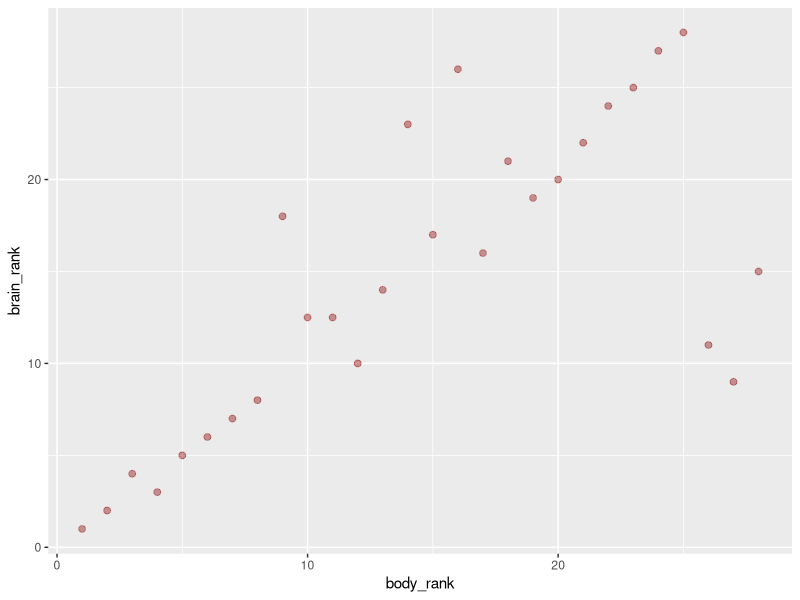

Reproduce this figure in R.
## ---- chunk 1
library(tidyverse)
animais = MASS::Animals
glimpse(animais)
## ---- chunk 2
animais %>% 
    mutate(body_rank = rank(body), 
           brain_rank = rank(brain)) %>% 
    ggplot(aes(x = body_rank, y = brain_rank)) + 
    geom_point(size = 2, color = "darkred", alpha = .4) 
## ---- chunk 3
animais %>% 
    mutate(body_rank = rank(body), 
           brain_rank = rank(brain)) %>% 
    summarise(
        transformado = cor(brain_rank, body_rank, method = "pearson"), 
        spearman = cor(brain, body, method = "spearman")
    )
## ---- chunk 4
animais %>% 
    mutate(body_rank = rank(body), 
           brain_rank = rank(brain)) %>% 
    summarise(
        transformado = cor(brain_rank, body_rank, method = "pearson"), 
        spearman = cor(brain, body, method = "spearman"), 
        kendall = cor(brain, body, method = "kendall")
    )
